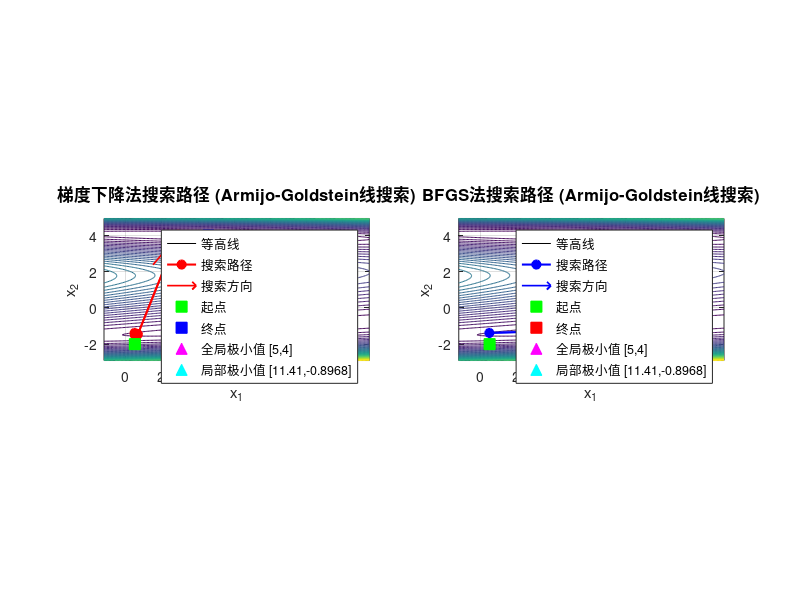
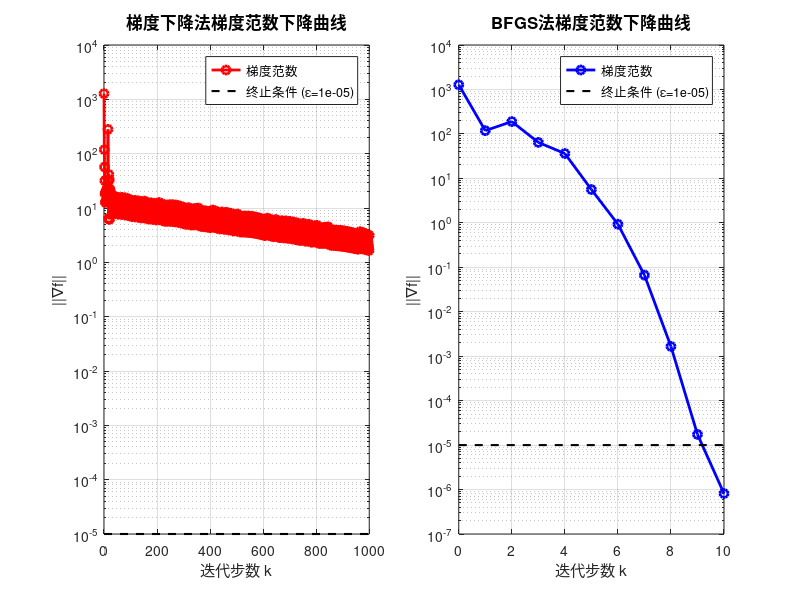

The MATLAB source for these figures, in order:
clear; close all; clc;
global FCOUNT;

%% 1. 定义目标函数和梯度
function [f, g] = freudenstein_roth(x)
    x1 = x(1);
    x2 = x(2);
    
    f1 = -13 + x1 + 5*x2^2 - x2^3 - 2*x2;
    f2 = -29 + x1 + x2^3 + x2^2 - 14*x2;
    
    f = f1^2 + f2^2;
    
    if nargout > 1
        g = zeros(2, 1);
        g(1) = 2*(f1 + f2);
        g(2) = 2*f1*(10*x2 - 3*x2^2 - 2) + 2*f2*(3*x2^2 + 2*x2 - 14);
    end
end

function [f, g] = FR_count(x)
    global FCOUNT;
    [f, g] = freudenstein_roth(x);
    FCOUNT = FCOUNT + 1;
end

%% 2. Armijo-Goldstein 线搜索
function [alpha, x_new, f_new, internal_count] = armijo_goldstein_search(fun, x, d, f0, g0)
    global FCOUNT;
    
    c1 = 0.1;
    c2 = 0.9;
    tau = 0.5;
    alpha = 1;
    max_iter = 50;
    
    internal_count = 0;
    
    for iter = 1:max_iter
        x_new = x + alpha * d;
        f_new = fun(x_new);
        internal_count = internal_count + 1;
        
        armijo_cond = f_new <= f0 + c1 * alpha * g0;
        goldstein_cond = f_new >= f0 + c2 * alpha * g0;
        
        if armijo_cond && goldstein_cond
            break;
        elseif armijo_cond
            break;
        else
            alpha = tau * alpha;
        end
    end
    
    if iter == max_iter
        warning('Armijo-Goldstein线搜索达到最大迭代次数');
    end
end

%% 3. 梯度下降法
function [x_opt, f_opt, X_history, Grad_norm_history, total_count] = gradient_descent_armijo(x0, tol, max_iter)
    global FCOUNT;
    FCOUNT = 0;
    
    x = x0;
    [f, g] = FR_count(x);
    grad_norm = norm(g);
    
    iter = 0;
    X_history = x;
    Grad_norm_history = grad_norm;
    
    fprintf('=== 梯度下降法 (Armijo-Goldstein) ===\n');
    
    while grad_norm > tol && iter < max_iter
        d = -g;
        
        [alpha, x_new, f_new, internal_count] = armijo_goldstein_search(@FR_count, x, d, f, g'*d);
        
        x = x_new;
        [f, g] = FR_count(x);
        grad_norm = norm(g);
        
        iter = iter + 1;
        X_history(:, end+1) = x;
        Grad_norm_history(end+1) = grad_norm;
        
        fprintf('迭代 %3d: α=%.4e, x=[%9.6f, %9.6f], ||g||=%.4e, f=%.4e\n', ...
                iter, alpha, x(1), x(2), grad_norm, f);
    end
    
    x_opt = x;
    f_opt = f;
    total_count = FCOUNT;
    
    fprintf('梯度下降结果: iter=%d, funcCalls=%d, x=[%.6f, %.6f], ||g||=%.6e\n\n', ...
            iter, total_count, x(1), x(2), grad_norm);
end

%% 4. BFGS法
function [x_opt, f_opt, X_history, Grad_norm_history, total_count] = bfgs_armijo(x0, tol, max_iter)
    global FCOUNT;
    FCOUNT = 0;
    
    x = x0;
    [f, g] = FR_count(x);
    grad_norm = norm(g);
    
    n = length(x);
    H = eye(n);
    
    iter = 0;
    X_history = x;
    Grad_norm_history = grad_norm;
    
    fprintf('=== BFGS法 (Armijo-Goldstein) ===\n');
    
    while grad_norm > tol && iter < max_iter
        d = -H * g;
        
        [alpha, x_new, f_new, internal_count] = armijo_goldstein_search(@FR_count, x, d, f, g'*d);
        
        s = alpha * d;
        x_old = x;
        g_old = g;
        
        x = x_new;
        [f, g] = FR_count(x);
        grad_norm = norm(g);
        
        y = g - g_old;
        rho = 1 / (y' * s);
        
        if rho > 0
            I = eye(n);
            H = (I - rho * s * y') * H * (I - rho * y * s') + rho * (s * s');
        end
        
        iter = iter + 1;
        X_history(:, end+1) = x;
        Grad_norm_history(end+1) = grad_norm;
        
        fprintf('迭代 %3d: α=%.4e, x=[%9.6f, %9.6f], ||g||=%.4e, f=%.4e\n', ...
                iter, alpha, x(1), x(2), grad_norm, f);
    end
    
    x_opt = x;
    f_opt = f;
    total_count = FCOUNT;
    
    fprintf('BFGS结果: iter=%d, funcCalls=%d, x=[%.6f, %.6f], ||g||=%.6e\n\n', ...
            iter, total_count, x(1), x(2), grad_norm);
end

%% 5. 主程序
x0 = [0.5; -2];
tol = 1e-5;
max_iter = 1000;

[x_gd, f_gd, X_gd, Grad_norms_gd, count_gd] = gradient_descent_armijo(x0, tol, max_iter);
[x_bfgs, f_bfgs, X_bfgs, Grad_norms_bfgs, count_bfgs] = bfgs_armijo(x0, tol, max_iter);

%% 6. 定义公共绘图范围
all_x1 = [X_gd(1,:), X_bfgs(1,:)];
all_x2 = [X_gd(2,:), X_bfgs(2,:)];

known_points_x1 = [x0(1), 5, 11.41, 0.5];
known_points_x2 = [x0(2), 4, -0.8968, -2];

margin_x1 = 0.15 * (max(all_x1) - min(all_x1));
margin_x2 = 0.15 * (max(all_x2) - min(all_x2));

x1_min = min([all_x1, known_points_x1]) - margin_x1;
x1_max = max([all_x1, known_points_x1]) + margin_x1;
x2_min = min([all_x2, known_points_x2]) - margin_x2;
x2_max = max([all_x2, known_points_x2]) + margin_x2;

x1 = linspace(x1_min, x1_max, 200);
x2 = linspace(x2_min, x2_max, 200);
[X1, X2] = meshgrid(x1, x2);
F = zeros(size(X1));

for i = 1:length(x1)
    for j = 1:length(x2)
        F(j,i) = freudenstein_roth([x1(i); x2(j)]);
    end
end

%% 7. 绘图 - 搜索路径
figure('Position', [100, 100, 1400, 600]);

subplot(1, 2, 1);
contour(X1, X2, F, 50, 'LineWidth', 0.5); hold on;

hContourLegend1 = plot(NaN, NaN, 'k-', 'LineWidth', 0.5);
hPath1 = plot(X_gd(1,:), X_gd(2,:), 'ro-', 'LineWidth', 1.5, 'MarkerFaceColor', 'r');

if size(X_gd, 2) > 1
    dx = diff(X_gd(1,:));
    dy = diff(X_gd(2,:));
    hQuiver1 = quiver(X_gd(1,1:end-1), X_gd(2,1:end-1), dx, dy, ...
                      0, 'r', 'LineWidth', 1.2, 'AutoScale', 'off');
else
    hQuiver1 = plot(NaN, NaN, 'r');
end

hStart1 = plot(X_gd(1,1), X_gd(2,1), 'gs', 'MarkerFaceColor', 'g', 'MarkerSize', 8);
hEnd1 = plot(X_gd(1,end), X_gd(2,end), 'bs', 'MarkerFaceColor', 'b', 'MarkerSize', 8);
hGlobal1 = plot(5, 4, 'm^', 'MarkerFaceColor', 'm', 'MarkerSize', 8);
hAlt1 = plot(11.41, -0.8968, 'c^', 'MarkerFaceColor', 'c', 'MarkerSize', 8);

legend([hContourLegend1, hPath1, hQuiver1, hStart1, hEnd1, hGlobal1, hAlt1], ...
       {'等高线', '搜索路径', '搜索方向', '起点', '终点', '全局极小值 [5,4]', '局部极小值 [11.41,-0.8968]'}, ...
       'Location', 'best', 'FontSize', 9);

xlabel('x_1', 'FontSize', 11);
ylabel('x_2', 'FontSize', 11);
title('梯度下降法搜索路径 (Armijo-Goldstein线搜索)', 'FontSize', 12);
grid on;
axis equal;
hold off;

subplot(1, 2, 2);
contour(X1, X2, F, 50, 'LineWidth', 0.5); hold on;

hContourLegend2 = plot(NaN, NaN, 'k-', 'LineWidth', 0.5);
hPath2 = plot(X_bfgs(1,:), X_bfgs(2,:), 'bo-', 'LineWidth', 1.5, 'MarkerFaceColor', 'b');

if size(X_bfgs, 2) > 1
    dx2 = diff(X_bfgs(1,:));
    dy2 = diff(X_bfgs(2,:));
    hQuiver2 = quiver(X_bfgs(1,1:end-1), X_bfgs(2,1:end-1), dx2, dy2, ...
                      0, 'b', 'LineWidth', 1.2, 'AutoScale', 'off');
else
    hQuiver2 = plot(NaN, NaN, 'b');
end

hStart2 = plot(X_bfgs(1,1), X_bfgs(2,1), 'gs', 'MarkerFaceColor', 'g', 'MarkerSize', 8);
hEnd2 = plot(X_bfgs(1,end), X_bfgs(2,end), 'rs', 'MarkerFaceColor', 'r', 'MarkerSize', 8);
hGlobal2 = plot(5, 4, 'm^', 'MarkerFaceColor', 'm', 'MarkerSize', 8);
hAlt2 = plot(11.41, -0.8968, 'c^', 'MarkerFaceColor', 'c', 'MarkerSize', 8);

legend([hContourLegend2, hPath2, hQuiver2, hStart2, hEnd2, hGlobal2, hAlt2], ...
       {'等高线', '搜索路径', '搜索方向', '起点', '终点', '全局极小值 [5,4]', '局部极小值 [11.41,-0.8968]'}, ...
       'Location', 'best', 'FontSize', 9);

xlabel('x_1', 'FontSize', 11);
ylabel('x_2', 'FontSize', 11);
title('BFGS法搜索路径 (Armijo-Goldstein线搜索)', 'FontSize', 12);
grid on;
axis equal;
hold off;

%% 8. 绘图 - 梯度范数下降曲线
figure('Position', [100, 100, 1400, 600]);

subplot(1, 2, 1);
semilogy(0:length(Grad_norms_gd)-1, Grad_norms_gd, 'ro-', 'LineWidth', 2);
hold on;
plot([0, length(Grad_norms_gd)-1], [tol, tol], 'k--', 'LineWidth', 1.5);
xlabel('迭代步数 k', 'FontSize', 11);
ylabel('||∇f||', 'FontSize', 11);
title('梯度下降法梯度范数下降曲线', 'FontSize', 12);
legend('梯度范数', sprintf('终止条件 (ε=%.0e)', tol), 'Location', 'best');
grid on;

subplot(1, 2, 2);
semilogy(0:length(Grad_norms_bfgs)-1, Grad_norms_bfgs, 'bo-', 'LineWidth', 2);
hold on;
plot([0, length(Grad_norms_bfgs)-1], [tol, tol], 'k--', 'LineWidth', 1.5);
xlabel('迭代步数 k', 'FontSize', 11);
ylabel('||∇f||', 'FontSize', 11);
title('BFGS法梯度范数下降曲线', 'FontSize', 12);
legend('梯度范数', sprintf('终止条件 (ε=%.0e)', tol), 'Location', 'best');
grid on;

%% 9. 统计对比
fprintf('\n=== 统计对比 ===\n');
fprintf('%-12s %-8s %-12s %-12s %-12s\n', '方法', '迭代', '函数调用', '最终||g||', 'f(x)');
fprintf('%-12s %-8d %-12d %-12.6e %-12.6e\n', ...
        '梯度下降', length(Grad_norms_gd)-1, count_gd, Grad_norms_gd(end), f_gd);
fprintf('%-12s %-8d %-12d %-12.6e %-12.6e\n', ...
        'BFGS', length(Grad_norms_bfgs)-1, count_bfgs, Grad_norms_bfgs(end), f_bfgs);

%% 10. 收敛点分析
global_min = [5; 4];
alt_min = [11.41; -0.8968];

gd_final = X_gd(:, end);
bfgs_final = X_bfgs(:, end);

fprintf('\n=== 收敛点分析 ===\n');
fprintf('梯度下降法:\n');
fprintf('  最终点: [%.6f, %.6f]\n', gd_final(1), gd_final(2));
fprintf('  到全局最小值距离: %.6f\n', norm(gd_final - global_min));
fprintf('  到局部最小值距离: %.6f\n', norm(gd_final - alt_min));

fprintf('BFGS法:\n');
fprintf('  最终点: [%.6f, %.6f]\n', bfgs_final(1), bfgs_final(2));
fprintf('  到全局最小值距离: %.6f\n', norm(bfgs_final - global_min));
fprintf('  到局部最小值距离: %.6f\n', norm(bfgs_final - alt_min));